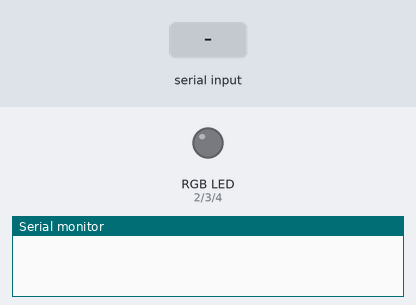
Simulated run of this program. Board: Arduino Mega 2560, built with avr-gcc and run on an emulated ATmega2560. Parts: an RGB LED mixed from three pins (HIGH = lit), the last lines printed to the serial monitor. The inputs (shaded band) are chosen by the test bench. Dim RGB values are drawn brighter than linear.

Above: at 1.2 s.
1.3 s: "90,45,200\n" received over Serial
At 1.8 s:
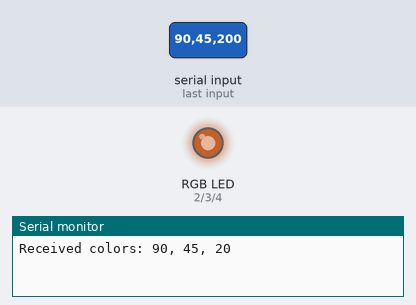
2.8 s: "30,150,10\n" received over Serial
At 4.0 s:
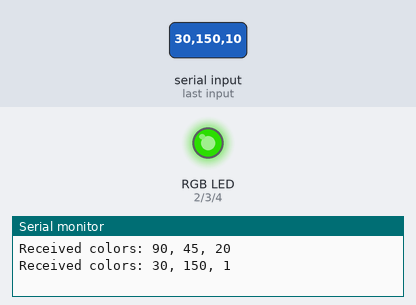
4.3 s: "90,45\n" received over Serial
At 5.3 s:
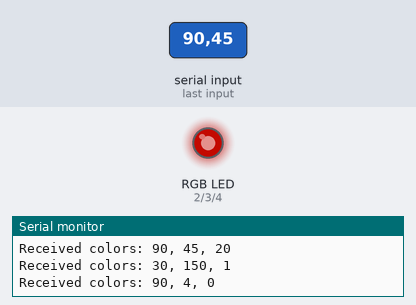
5.8 s: "30,150\n" received over Serial
At 6.4 s:
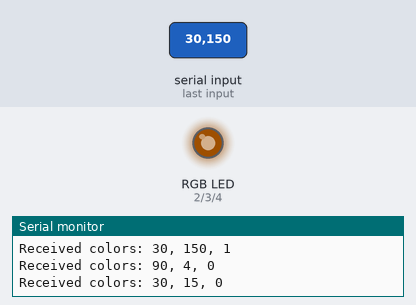
7.3 s: "5\n" received over Serial
At 8.5 s:
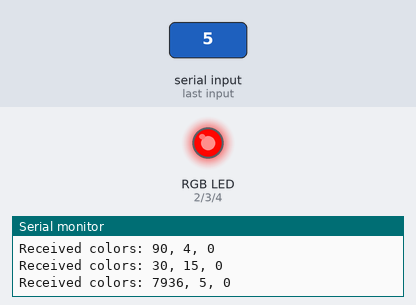
8.8 s: "90\n" received over Serial
At 9.9 s:
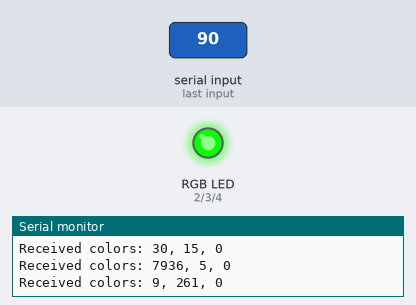
Timing chart, 0 to 11.3 s (numbered marks = the images above; inputs shaded):
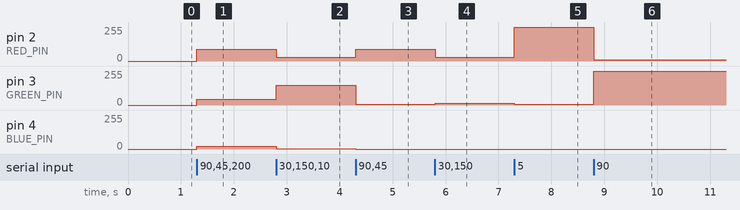

Measured:
- after the input at 1.3 s, pin 2 (RED_PIN): 0/255 → 90/255 at once; pin 3 (GREEN_PIN): 0/255 → 45/255 at once; pin 4 (BLUE_PIN): 0/255 → 20/255 at once
- after the input at 2.8 s, pin 2 (RED_PIN): 90/255 → 30/255 at once; pin 3 (GREEN_PIN): 45/255 → 150/255 at once; pin 4 (BLUE_PIN): 20/255 → 1/255 at once
- after the input at 4.3 s, pin 2 (RED_PIN): 30/255 → 90/255 at once; pin 3 (GREEN_PIN): 150/255 → 4/255 at once; pin 4 (BLUE_PIN): 1/255 → 0/255 at once
- after the input at 5.8 s, pin 2 (RED_PIN): 90/255 → 30/255 at once; pin 3 (GREEN_PIN): 4/255 → 15/255 at once
- after the input at 7.3 s, pin 2 (RED_PIN): 30/255 → 255/255 at once; pin 3 (GREEN_PIN): 15/255 → 5/255 at once
- after the input at 8.8 s, pin 2 (RED_PIN): 255/255 → 9/255 at once; pin 3 (GREEN_PIN): 5/255 → 255/255 at once

The program:

main.cpp
```cpp
/*
 * B. Hartmann - 2024/25
 * This Code controls a RGB LED with PWM
 * Level 1: Constant color
 * Level 2: Serial input for color
 *
 * Serial input format: "R,G,B\n"
 * Example: "255,0,0\n" -> Red
 * Important! The input must end with '\n', so set your "Line ending" in the Serial Monitor to "LF"
*/

#include <Arduino.h>

// Temporary string to store input
String inputString = "";

#define RED_PIN 2 // PWM
#define GREEN_PIN 3 // PWM
#define BLUE_PIN 4 // PWM

void setup() {
  // put your setup code here, to run once:
  Serial.begin(115200);

  pinMode(RED_PIN, OUTPUT);
  pinMode(GREEN_PIN, OUTPUT);
  pinMode(BLUE_PIN, OUTPUT);
}

void loop() {
  // put your main code here, to run repeatedly:
  if (Serial.available() > 0) {
    char c = Serial.read();
    if (c == '\n') {
      // remove '\n' from string
      inputString = inputString.substring(0, inputString.length() - 1);
      inputString.trim();

      // split for ',' and convert to int
      int colors[3];
      char *token = strtok(&inputString[0], ",");
      for(int i = 0; i < 3 && token != NULL; i++) {
        colors[i] = atoi(token);
        token = strtok(NULL, ",");
      }

      // print received colors
      Serial.print("Received colors: ");
      for(int i = 0; i < 3; i++) {
        Serial.print(colors[i]);
        if (i < 2) Serial.print(", ");
      }
      Serial.println();

      // set colors
      analogWrite(RED_PIN, colors[0]);
      analogWrite(GREEN_PIN, colors[1]);
      analogWrite(BLUE_PIN, colors[2]);

      inputString = "";
    } else {
      inputString += c;
    }
  }
}
```
